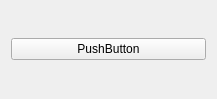
<?xml version="1.0" encoding="UTF-8"?>
<ui version="4.0">
 <class>Widget</class>
 <widget class="QWidget" name="Widget">
  <property name="geometry">
   <rect>
    <x>0</x>
    <y>0</y>
    <width>217</width>
    <height>99</height>
   </rect>
  </property>
  <property name="windowTitle">
   <string>Widget</string>
  </property>
  <layout class="QVBoxLayout" name="verticalLayout">
   <item>
    <widget class="QPushButton" name="pushButton">
     <property name="text">
      <string>PushButton</string>
     </property>
    </widget>
   </item>
  </layout>
 </widget>
 <resources/>
 <connections/>
</ui>
